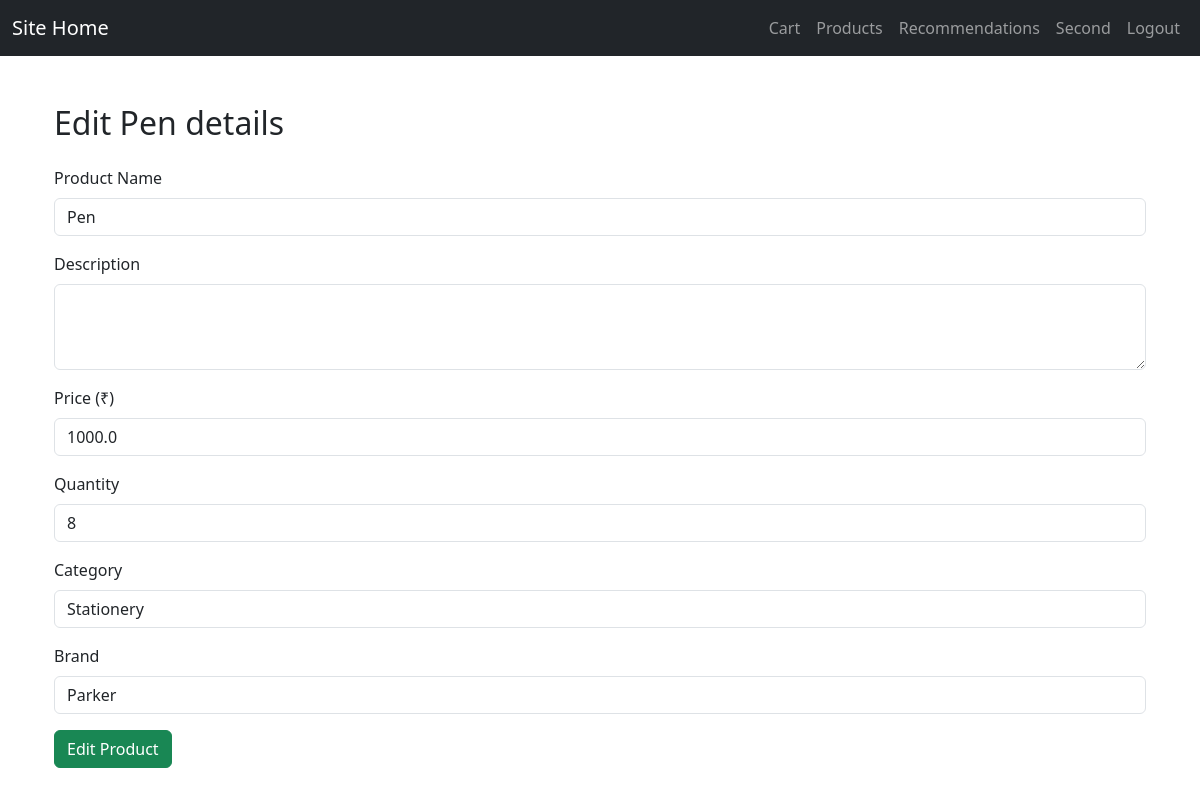
/admin/product/edit/1 (signed in), run on the app's committed database.
### app/models/product.py (models this page shows, shortened)
class Product(db.Model):
    id = db.Column(db.Integer, primary_key=True)
    name = db.Column(db.String(200), nullable=False)
    description = db.Column(db.String(500))
    price = db.Column(db.Float, nullable=False)
    category = db.Column(db.String(100))
    brand = db.Column(db.String(100))
    quantity=db.Column(db.Integer)
    date_added = db.Column(db.DateTime, default=datetime.utcnow)

### app/routes/admin_routes.py (the view)
@admin_bp.route('/admin/product/edit/<int:id>',methods=['POST','GET'])
@login_required
def edit_products(id):
    if request.method=='POST':
        product = Product.query.get_or_404(id)
        product.name = request.form['name']
        product.description = request.form['description']
        product.price = request.form['price']
        product.category = request.form['category']
        product.brand = request.form['brand']
        product.quantity=request.form['quantity']
        message="Product edited successfully"
        db.session.commit()
        return render_template('/admin/admin_products.html',message=message)
    else:
        product=Product.query.filter_by(id=id).first()
        return render_template('/admin/admin_products_edit.html',product=product)

### app/routes/admin_routes.py (called while the page is built)
@login_manager.user_loader
def load_user(user_id):
    return User.query.get(int(user_id))

### app/templates/admin/admin_products_edit.html (shortened to what this page needs)
{% extends "base.html" %}
{% block navbar %}
    <li class="nav-item"><a class="nav-link" href="/logout">Logout</a></li>
{% endblock navbar %}
{% block content %}
<div class="container mt-5">
  <h2>Edit {{product.name}} details</h2>
  <form method="POST" action="/admin/product/edit/{{product.id}}" enctype="multipart/form-data" class="mt-4">
    <div class="mb-3">
      <label for="name" class="form-label">Product Name</label>
      <input type="text" class="form-control" value="{{product.name}}" id="name" name="name" required>
    </div>
    <div class="mb-3">
      <label for="description" class="form-label">Description</label>
      <textarea class="form-control" id="description" name="description" rows="3" required></textarea>
    </div>
    <div class="mb-3">
      <label for="price" class="form-label">Price (₹)</label>
      <input type="number" value="{{product.price}}" step="0.01" class="form-control" id="price" name="price" required>
    </div>
    <div class="mb-3">
      <label for="quantity" class="form-label">Quantity</label>
      <input type="number" value="{{product.quantity}}" class="form-control" id="quantity" name="quantity" required>
    </div>
    <div class="mb-3">
      <label for="category" class="form-label">Category</label>
      <input type="text" value="{{product.category}}" class="form-control" id="category" name="category" required>
    </div>
    <div class="mb-3">
      <label for="brand" class="form-label">Brand</label>
      <input type="text" value="{{product.brand}}" class="form-control" id="brand" name="brand" required>
    </div>
    <button type="submit" class="btn btn-success">Edit Product</button>
  </form>
</div>
{% endblock %}

### data on the page
Product: name "Pen", price "1000.0", quantity "8", category "Stationery", brand "Parker"
